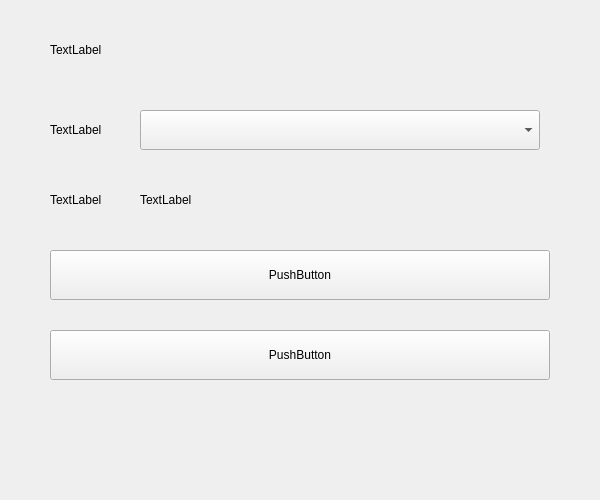
<?xml version="1.0" encoding="UTF-8"?>
<ui version="4.0">
 <class>Form</class>
 <widget class="QWidget" name="Form">
  <property name="geometry">
   <rect>
    <x>0</x>
    <y>0</y>
    <width>600</width>
    <height>500</height>
   </rect>
  </property>
  <property name="minimumSize">
   <size>
    <width>600</width>
    <height>500</height>
   </size>
  </property>
  <property name="maximumSize">
   <size>
    <width>600</width>
    <height>500</height>
   </size>
  </property>
  <property name="windowTitle">
   <string>Form</string>
  </property>
  <widget class="QLabel" name="statusLabel">
   <property name="geometry">
    <rect>
     <x>50</x>
     <y>120</y>
     <width>67</width>
     <height>20</height>
    </rect>
   </property>
   <property name="text">
    <string>TextLabel</string>
   </property>
  </widget>
  <widget class="QPushButton" name="copyPublicKeyPushButton">
   <property name="geometry">
    <rect>
     <x>50</x>
     <y>250</y>
     <width>500</width>
     <height>50</height>
    </rect>
   </property>
   <property name="text">
    <string>PushButton</string>
   </property>
  </widget>
  <widget class="QComboBox" name="statusComboBox">
   <property name="geometry">
    <rect>
     <x>140</x>
     <y>110</y>
     <width>400</width>
     <height>40</height>
    </rect>
   </property>
  </widget>
  <widget class="QLabel" name="nameLabel">
   <property name="geometry">
    <rect>
     <x>50</x>
     <y>40</y>
     <width>67</width>
     <height>20</height>
    </rect>
   </property>
   <property name="text">
    <string>TextLabel</string>
   </property>
  </widget>
  <widget class="QLabel" name="roleLabel">
   <property name="geometry">
    <rect>
     <x>50</x>
     <y>190</y>
     <width>67</width>
     <height>20</height>
    </rect>
   </property>
   <property name="text">
    <string>TextLabel</string>
   </property>
  </widget>
  <widget class="QLabel" name="roleNameLabel">
   <property name="geometry">
    <rect>
     <x>140</x>
     <y>190</y>
     <width>411</width>
     <height>20</height>
    </rect>
   </property>
   <property name="text">
    <string>TextLabel</string>
   </property>
  </widget>
  <widget class="QPushButton" name="savePushButton">
   <property name="geometry">
    <rect>
     <x>50</x>
     <y>330</y>
     <width>500</width>
     <height>50</height>
    </rect>
   </property>
   <property name="text">
    <string>PushButton</string>
   </property>
  </widget>
 </widget>
 <resources/>
 <connections/>
</ui>
